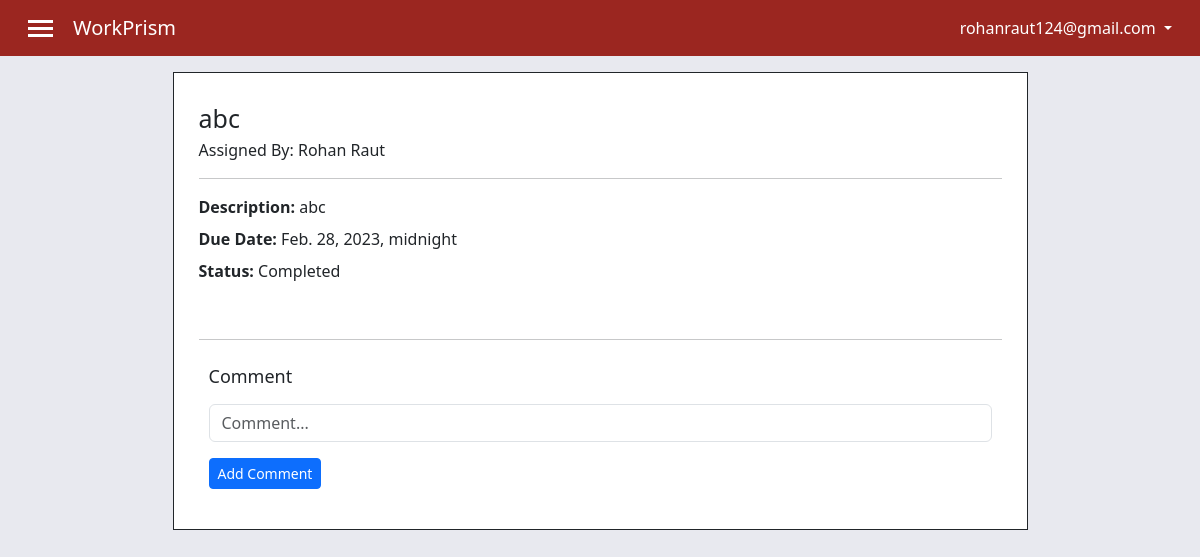
Page /task-detail/1/ (signed in) on the committed database.
### api_services/models.py (models this page shows, shortened)
class Account(AbstractBaseUser, PermissionsMixin):
    email = models.EmailField(verbose_name="email", max_length=254, unique=True)
    username = models.CharField(max_length=100, unique=True)
    first_name = models.CharField(max_length=100)
    last_name = models.CharField(max_length=100)
    user_role = models.CharField(max_length=100)
    department = models.CharField(max_length=100)
    phone = models.CharField(max_length=10)
    date_joined = models.DateTimeField(verbose_name="date joined", auto_now_add=True)
    last_login = models.DateTimeField(verbose_name="last login", auto_now=True)
    is_admin = models.BooleanField(default=False)
    is_active = models.BooleanField(default=True)
    is_staff = models.BooleanField(default=False)
    is_superuser = models.BooleanField(default=False)
    USERNAME_FIELD = "email"
    REQUIRED_FIELDS = ["username", "first_name", "last_name", "user_role"]
    objects = MyAccountManager()

class Task(models.Model):
    task_id = models.IntegerField(primary_key=True)
    assignor_name = models.CharField(max_length=500)
    assignor_email = models.EmailField()
    assignee_name = models.CharField(max_length=500)
    assignee_email = models.EmailField()
    title = models.CharField(max_length=500)
    description = models.CharField(max_length=1000)
    deadline = models.DateTimeField()
    status = models.CharField(max_length=100)

### web_app/views.py (the view, shortened to what this page needs)
# urls.py: path('task-detail/<int:pk>/', task_detail_view, name="task_detail_view"),
def task_detail_view(request, pk):
    data = {}
    data['task_details'] = Task.objects.get(task_id=pk)
    data['files'] = File.objects.filter(task_id=pk)
    data['file_cnt'] = len(File.objects.filter(task_id=pk, uploaded_by_email=data['task_details'].assignee_email))
    data['comments'] = Comment.objects.filter(task_id=pk)
    return render(request, 'task_detail.html', data)

### templates/task_detail.html (shortened to what this page needs)
{% extends 'base.html' %}
{% block additional_links %}
<link rel="stylesheet" href="/static/task_detail.css">
{% endblock additional_links %}
{% block body %}
<div class="container mt-3 mb-3">
    <div class="row justify-content-center">
        <div class="col-12 col-sm-11 col-md-11 col-lg-9 border border-dark main_content">
            <h1>{{task_details.title}}</h1>
            <div class="assigned_by">Assigned By: {{task_details.assignor_name}}</div>
            <hr>
            <div class="description mb-2">
                <b>Description: </b> {{task_details.description}}
            </div>
            <div class="deadline mb-2">
                <b>Due Date: </b> {{task_details.deadline}}
            </div>
            <div class="status mb-4">
                <b>Status: </b> {{task_details.status}}
            </div>
            <hr>
            <div class="container comment_section">
                <h2 class="mb-3">Comment</h2>
                <form action="/add-comment/{{task_details.task_id}}/" method="post">
                    <div class="mb-3">
                        <input type="text" class="form-control" name="comment" placeholder="Comment...">
                    </div>
                    <button type="submit" class="btn btn-sm btn-primary">Add Comment</button>
                </form>
            </div>
        </div>
    </div>
</div>
{% endblock body %}

### templates/base.html (shortened to what this page needs)
<!doctype html>
<html lang="en">
  <head>
    <link href="https://cdn.jsdelivr.net/npm/bootstrap@5.3.0-alpha1/dist/css/bootstrap.min.css" rel="stylesheet">
    <link rel="stylesheet" href="/static/base.css">
    {% block additional_links %}{% endblock additional_links %}
  </head>
  <body>
    <nav class="navbar navbar_custom navbar-expand-lg bg-body-tertiary px-3">
      <div class="container-fluid d-flex justify-content-between">
        <div class="navbar_item d-flex align-items-center">
          <div class="menu_container" data-bs-toggle="offcanvas" href="#offcanvasExample" role="button" aria-controls="offcanvasExample">
            <div class="menu_icon"></div>
            <div class="menu_icon"></div>
            <div class="menu_icon"></div>
          </div>
          <a class="navbar-brand" href="#">WorkPrism</a>
        </div>
        <div class="navbar_item user_email">
          <li class="nav-item dropdown">
            <a class="nav-link dropdown-toggle" href="#" role="button" data-bs-toggle="dropdown" aria-expanded="false">
              {{request.user.email}}
            </a>
          </li>
        </div>
        </div>
    </nav>
    {% block body %}{% endblock body %}
  </body>
</html>

### static/base.css (style rules this page uses)
.menu_icon { width: 25px; height: 3px; background-color: white; margin: 4px 0px; }
.menu_container { margin-right: 20px; }
.navbar_custom { background-color: #9B2620 !important; color: white; }
.navbar-brand { color: white; }
body { background-color: #E8E9EF; }
h1 { text-align: center; font-size: 25px; }
.dropdown { list-style-type: none; }

### static/task_detail.css (style rules this page uses)
.comment_section { margin-top: 10px; padding: 10px; }
h1 { text-align: left; margin-bottom: 5px; }
.main_content { padding: 30px 25px; background-color: white; }
h2 { font-size: 18px; }

### rows in the picture
Account: user.email "rohanraut124@gmail.com"
Task: title "abc", assignor_name "Rohan Raut", description "abc", deadline "Feb. 28, 2023, midnight", status "Completed"
